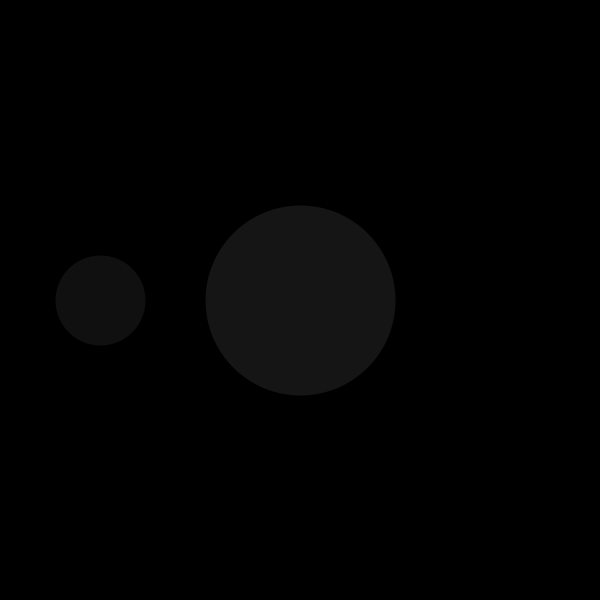
Frame 1 (no input)
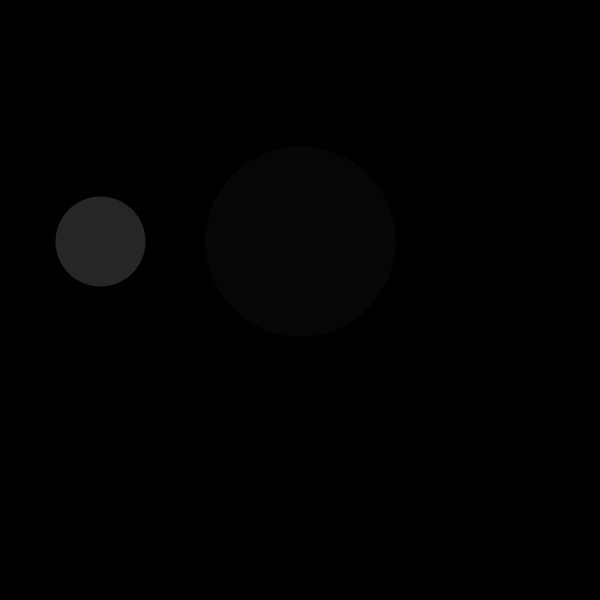
Frame 60 (the mouse pressed at the canvas centre just before this capture)
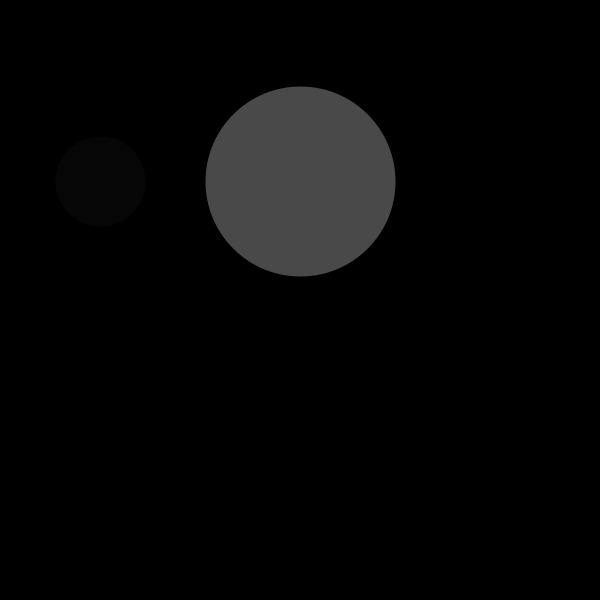
Frame 120 (the mouse held since frame 60 and released just before this capture)

The Processing sketch that drew these frames (run headless with seeded random() and noise(); from frame 60 on, the mouse is pressed at the canvas centre):

// Processing sketch: datavis
// ── datavis.pde
//Object Oriented Programming!!!!!!!!!!!!!!!!!!


//Global Variables

Bubble b1;
Bubble b2;

void setup() {
  
  size(600,600);
  
  //initiate an instance of Bubble
  b1 = new Bubble(100, 300, 50);
  b2 = new Bubble(300, 300, 100);
  
}

void draw() {
  
  background(0);
  
  b1.display();
  b1.ascend();
  
  b2.display();
  b2.ascend();
  

}




// ── Bubble.pde
//Special Tab

//Define our Bubble Class

class Bubble{
  
  //Define some data
  
  float x;
  float y;
  float r;
  
  //Construct a "constructor"
  //temp variables
  Bubble(float x_, float y_, float r_){
  
    x = x_;
    y = y_;
    r = r_;
  
  }
  
  //Define your functions
  
  //draw these bad boys
  void display(){
    
    stroke(0);
    strokeWeight(10);
    fill(random(250),random(100));
    ellipse(x, y, 2*r, 2*r);
    
  }
  
  void ascend(){
    
    y--;
    
  }
  
}
